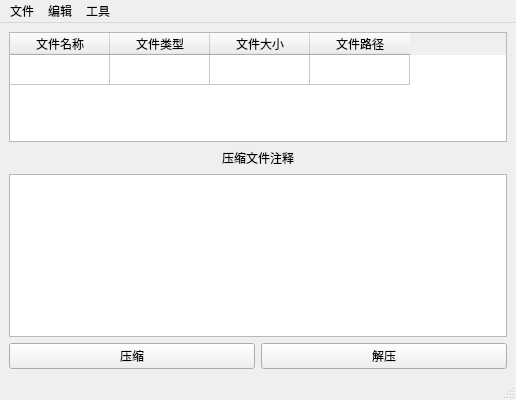
<?xml version="1.0" encoding="UTF-8"?>
<ui version="4.0">
 <class>MainWindow</class>
 <widget class="QMainWindow" name="MainWindow">
  <property name="geometry">
   <rect>
    <x>0</x>
    <y>0</y>
    <width>516</width>
    <height>400</height>
   </rect>
  </property>
  <property name="sizePolicy">
   <sizepolicy hsizetype="Preferred" vsizetype="Preferred">
    <horstretch>0</horstretch>
    <verstretch>0</verstretch>
   </sizepolicy>
  </property>
  <property name="minimumSize">
   <size>
    <width>516</width>
    <height>400</height>
   </size>
  </property>
  <property name="windowTitle">
   <string>LYLzip</string>
  </property>
  <widget class="QWidget" name="centralwidget">
   <layout class="QVBoxLayout" name="verticalLayout">
    <item>
     <widget class="QTableWidget" name="table_file_info">
      <property name="enabled">
       <bool>true</bool>
      </property>
      <property name="sizePolicy">
       <sizepolicy hsizetype="Preferred" vsizetype="Preferred">
        <horstretch>0</horstretch>
        <verstretch>0</verstretch>
       </sizepolicy>
      </property>
      <property name="minimumSize">
       <size>
        <width>258</width>
        <height>110</height>
       </size>
      </property>
      <property name="maximumSize">
       <size>
        <width>16777215</width>
        <height>16777215</height>
       </size>
      </property>
      <property name="baseSize">
       <size>
        <width>0</width>
        <height>0</height>
       </size>
      </property>
      <property name="autoFillBackground">
       <bool>false</bool>
      </property>
      <property name="midLineWidth">
       <number>1</number>
      </property>
      <property name="verticalScrollBarPolicy">
       <enum>Qt::ScrollBarAlwaysOff</enum>
      </property>
      <property name="horizontalScrollBarPolicy">
       <enum>Qt::ScrollBarAsNeeded</enum>
      </property>
      <property name="sizeAdjustPolicy">
       <enum>QAbstractScrollArea::AdjustToContents</enum>
      </property>
      <property name="editTriggers">
       <set>QAbstractItemView::NoEditTriggers</set>
      </property>
      <attribute name="horizontalHeaderVisible">
       <bool>true</bool>
      </attribute>
      <attribute name="verticalHeaderVisible">
       <bool>false</bool>
      </attribute>
      <row>
       <property name="text">
        <string>文件信息</string>
       </property>
       <property name="textAlignment">
        <set>AlignCenter</set>
       </property>
      </row>
      <column>
       <property name="text">
        <string>文件名称</string>
       </property>
      </column>
      <column>
       <property name="text">
        <string>文件类型</string>
       </property>
      </column>
      <column>
       <property name="text">
        <string>文件大小</string>
       </property>
      </column>
      <column>
       <property name="text">
        <string>文件路径</string>
       </property>
      </column>
      <item row="0" column="0">
       <property name="text">
        <string/>
       </property>
      </item>
     </widget>
    </item>
    <item>
     <widget class="QLabel" name="label_file_comment">
      <property name="sizePolicy">
       <sizepolicy hsizetype="Preferred" vsizetype="Preferred">
        <horstretch>0</horstretch>
        <verstretch>0</verstretch>
       </sizepolicy>
      </property>
      <property name="minimumSize">
       <size>
        <width>0</width>
        <height>20</height>
       </size>
      </property>
      <property name="maximumSize">
       <size>
        <width>16777215</width>
        <height>20</height>
       </size>
      </property>
      <property name="text">
       <string>压缩文件注释</string>
      </property>
      <property name="alignment">
       <set>Qt::AlignCenter</set>
      </property>
     </widget>
    </item>
    <item>
     <widget class="QPlainTextEdit" name="text_file_comment">
      <property name="sizePolicy">
       <sizepolicy hsizetype="Preferred" vsizetype="Preferred">
        <horstretch>0</horstretch>
        <verstretch>0</verstretch>
       </sizepolicy>
      </property>
      <property name="minimumSize">
       <size>
        <width>258</width>
        <height>10</height>
       </size>
      </property>
      <property name="documentTitle">
       <string/>
      </property>
      <property name="plainText">
       <string/>
      </property>
      <property name="textInteractionFlags">
       <set>Qt::TextSelectableByKeyboard|Qt::TextSelectableByMouse</set>
      </property>
     </widget>
    </item>
    <item>
     <layout class="QHBoxLayout" name="horizontalLayout">
      <item>
       <widget class="QPushButton" name="btn_compress">
        <property name="text">
         <string>压缩</string>
        </property>
       </widget>
      </item>
      <item>
       <widget class="QPushButton" name="btn_decompress">
        <property name="text">
         <string>解压</string>
        </property>
       </widget>
      </item>
     </layout>
    </item>
   </layout>
  </widget>
  <widget class="QMenuBar" name="menubar">
   <property name="geometry">
    <rect>
     <x>0</x>
     <y>0</y>
     <width>516</width>
     <height>17</height>
    </rect>
   </property>
   <widget class="QMenu" name="menu_file">
    <property name="title">
     <string>文件</string>
    </property>
    <widget class="QMenu" name="menu_recent_files">
     <property name="title">
      <string>最近文件</string>
     </property>
    </widget>
    <addaction name="menu_recent_files"/>
    <addaction name="separator"/>
    <addaction name="act_open_file"/>
    <addaction name="act_close_file"/>
    <addaction name="separator"/>
    <addaction name="act_save_file_as"/>
    <addaction name="act_exit"/>
   </widget>
   <widget class="QMenu" name="menu_eidt">
    <property name="title">
     <string>编辑</string>
    </property>
    <addaction name="act_add_cmpfile_comment"/>
    <addaction name="act_delete_cmpfile_comment"/>
   </widget>
   <widget class="QMenu" name="menu_code">
    <property name="title">
     <string>工具</string>
    </property>
    <addaction name="act_encode"/>
    <addaction name="act_decode"/>
   </widget>
   <addaction name="menu_file"/>
   <addaction name="menu_eidt"/>
   <addaction name="menu_code"/>
  </widget>
  <widget class="QStatusBar" name="statusbar"/>
  <action name="act_open_file">
   <property name="text">
    <string>打开文件</string>
   </property>
   <property name="toolTip">
    <string>打开文件</string>
   </property>
  </action>
  <action name="act_close_file">
   <property name="text">
    <string>关闭文件</string>
   </property>
   <property name="toolTip">
    <string>关闭文件</string>
   </property>
  </action>
  <action name="act_save_file_as">
   <property name="text">
    <string>另存为</string>
   </property>
   <property name="toolTip">
    <string>将当前文件另存为其他目录</string>
   </property>
  </action>
  <action name="act_exit">
   <property name="text">
    <string>退出</string>
   </property>
   <property name="toolTip">
    <string>退出本程序</string>
   </property>
  </action>
  <action name="act_add_cmpfile_comment">
   <property name="text">
    <string>添加注释</string>
   </property>
   <property name="toolTip">
    <string>为压缩文件添加注释</string>
   </property>
  </action>
  <action name="act_delete_cmpfile_comment">
   <property name="text">
    <string>删除注释</string>
   </property>
   <property name="toolTip">
    <string>将压缩文件中的注释删除</string>
   </property>
  </action>
  <action name="act_encode">
   <property name="text">
    <string>加密文件</string>
   </property>
   <property name="toolTip">
    <string>对任意格式的文件进行加密</string>
   </property>
  </action>
  <action name="act_decode">
   <property name="text">
    <string>解密文件</string>
   </property>
   <property name="toolTip">
    <string>将加密后的文件解密</string>
   </property>
  </action>
 </widget>
 <resources/>
 <connections/>
</ui>
